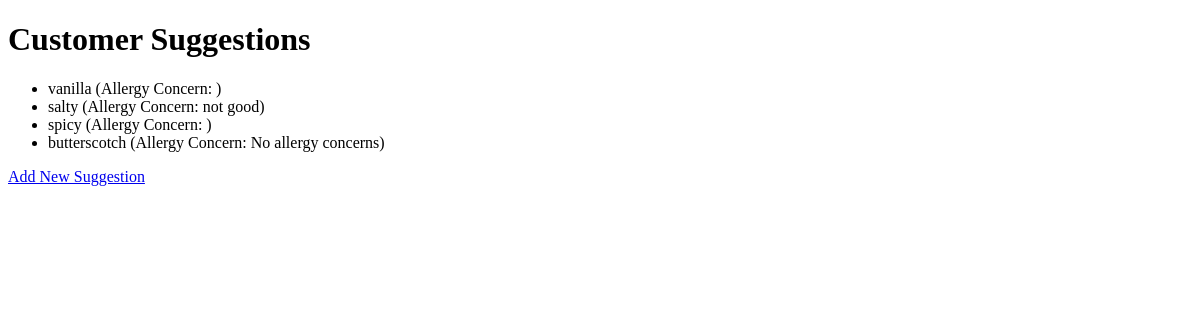
/view_suggestions/, run on an earlier commit of the app's database.
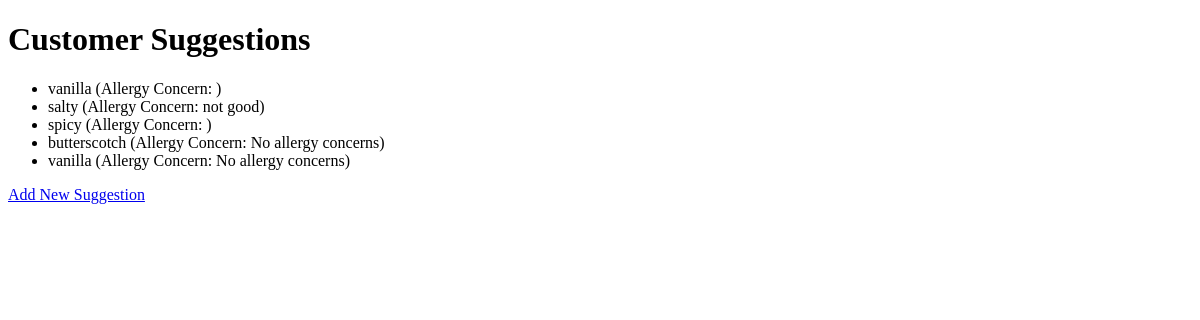
And on a later commit of the database.
### app/models.py (models this page shows, shortened)
class CustomerSuggestion(models.Model):
    flavor_suggestion = models.CharField(max_length=100)
    allergy_concern = models.TextField(default="No allergy concerns")

### app/views.py (the view)
# urls.py: path('view_suggestions/', views.view_suggestions, name='view_suggestions'),
def view_suggestions(request):
    suggestions = CustomerSuggestion.objects.all()
    return render(request, 'view_suggestions.html', {'suggestions': suggestions})

### app/templates/view_suggestions.html (shortened to what this page needs)
<!DOCTYPE html>
<html lang="en">
<head>
</head>
<body>
    <h1>Customer Suggestions</h1>
    <ul>
        {% for suggestion in suggestions %}
        <li>
            {{ suggestion.flavor_suggestion }}
            (Allergy Concern: {{ suggestion.allergy_concern }})
        </li>
        {% endfor %}
    </ul>
    <a href="{% url 'add_suggestion' %}">Add New Suggestion</a>
</body>
</html>

What changed in the data, as far as the page shows it:
added CustomerSuggestion: flavor_suggestion "vanilla", allergy_concern "No allergy concerns"
